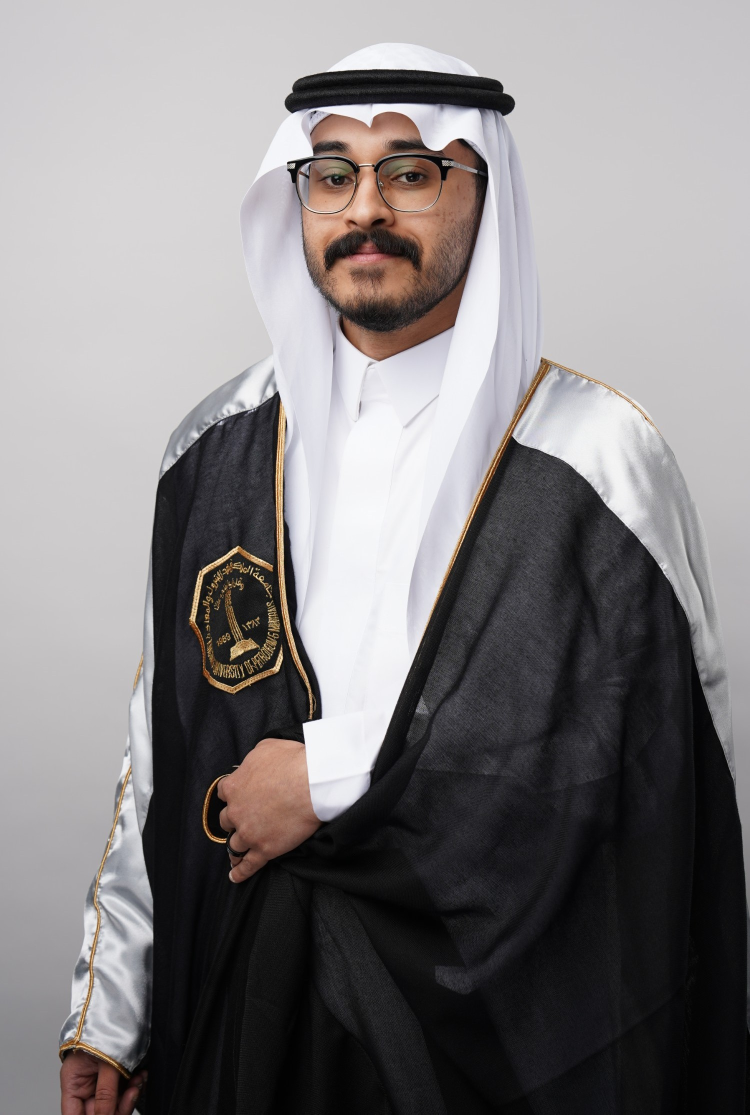
#> input picture images/BBB00297e.JPG, 1500 x 2229 px (shown at 1/2 size); its folder holds 3 pictures in this run
$ python imageFixer.py
#> lines starting #> are read from the running program, lines starting #| are printed output that depends on the picture; after the words box and inside, x2 and y2 are one past the last pixel; in counts of white or black regions, pixels touching at a corner belong together
#> further down, image is the input picture: shape (2229, 1500, 3); mean B, G, R 128.2, 127.1, 130.5
from tqdm import tqdm
import cv2
import os

import numpy as np

INPUT_DIR = r"images"
OUTPUT_DIR = r"output"

# Load the face cascade classifier
face_cascade = cv2.CascadeClassifier(
    cv2.data.haarcascades + 'haarcascade_frontalface_default.xml')

# Function to align and crop an image


def create_canvas():
    # Create a canvas
    canvas = np.zeros((2250, 1500, 3), dtype=np.uint8)

    # Fill the canvas with gradient white to light gray from center to sides
    Y = np.linspace(-1, 1, 2250)
    X = np.linspace(-1, 1, 1500)
    X, Y = np.meshgrid(X, Y)
    Z = np.sqrt(X**2 + Y**2)
    Z = Z / np.max(Z)
    Z = Z[:, :, np.newaxis]

    canvas = (1 - Z) * (227, 227, 227) + Z * (186, 186, 186)

    return canvas


def select_largest_face(image):
    # Convert to grayscale
    gray = cv2.cvtColor(image, cv2.COLOR_BGR2GRAY)
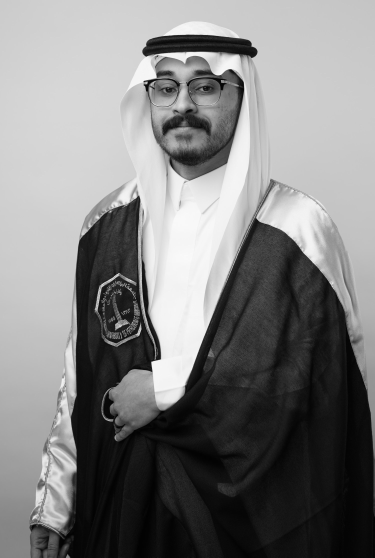
#> gray: shape (2229, 1500) (shown at 1/4 size); min 0, max 255, mean 128.3

    # Detect faces in the image
    faces = face_cascade.detectMultiScale(
        gray, scaleFactor=1.1, minNeighbors=5, minSize=(150, 150))
#> faces = [[498, 162, 485, 485]]

    # If no faces are detected, try again with lower accuracy
    if len(faces) == 0:
        faces = face_cascade.detectMultiScale(
            gray, scaleFactor=1.05, minNeighbors=5, minSize=(100, 100))

    # If no faces are detected, return None
    if len(faces) == 0:
        return None

    # Select the largest face
    max_area = 0
    max_face = None
    for face in faces:
        x, y, w, h = face
        area = w * h
        if area > max_area:
            max_area = area
            max_face = face
#> this loop made 1 pass
#> (x, y, w, h, area, max_area) on pass 1: (498, 162, 485, 485, 235225, 235225)
#> after the loop, max_area = 235225

    return max_face


def align(image):
    # Create a canvas
    canvas = create_canvas()

    # Select the largest face
    max_face = select_largest_face(image)
#> max_face = [498, 162, 485, 485]

    if max_face is None:
        return None

    x, y, w, h = max_face
#> x = 498; y = 162; w = 485; h = 485

    center_x = x + w//2
#> center_x = 740
    center_y = y + h//2 + 666
#> center_y = 1070

    # Calculate the center of the canvas
    canvas_center_x = canvas.shape[1] // 2
    canvas_center_y = canvas.shape[0] // 2

    # Calculate the shift needed to center the face on the canvas
    shift_x = canvas_center_x - center_x
#> shift_x = 10
    shift_y = canvas_center_y - center_y
#> shift_y = 55

    # Shift the image and create an alpha mask
    M = np.float32([[1, 0, shift_x], [0, 1, shift_y]])
#> M = [[1, 0, 10], [0, 1, 55]]
    shifted = cv2.warpAffine(image, M, (canvas.shape[1], canvas.shape[0]))
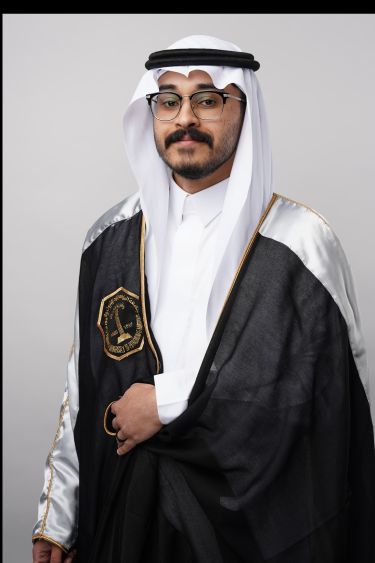
#> shifted: shape (2250, 1500, 3) (shown at 1/4 size); mean B, G, R 125.6, 124.5, 127.9

    # Define the mask of missing pixels
    mask = np.zeros((canvas.shape[0], canvas.shape[1]), dtype=np.uint8)
    mask = cv2.rectangle(
        mask, (0, 0), (canvas.shape[1], canvas.shape[0]), (255, 255, 255), -1)
    mask = cv2.warpAffine(mask, M, (canvas.shape[1], canvas.shape[0]))
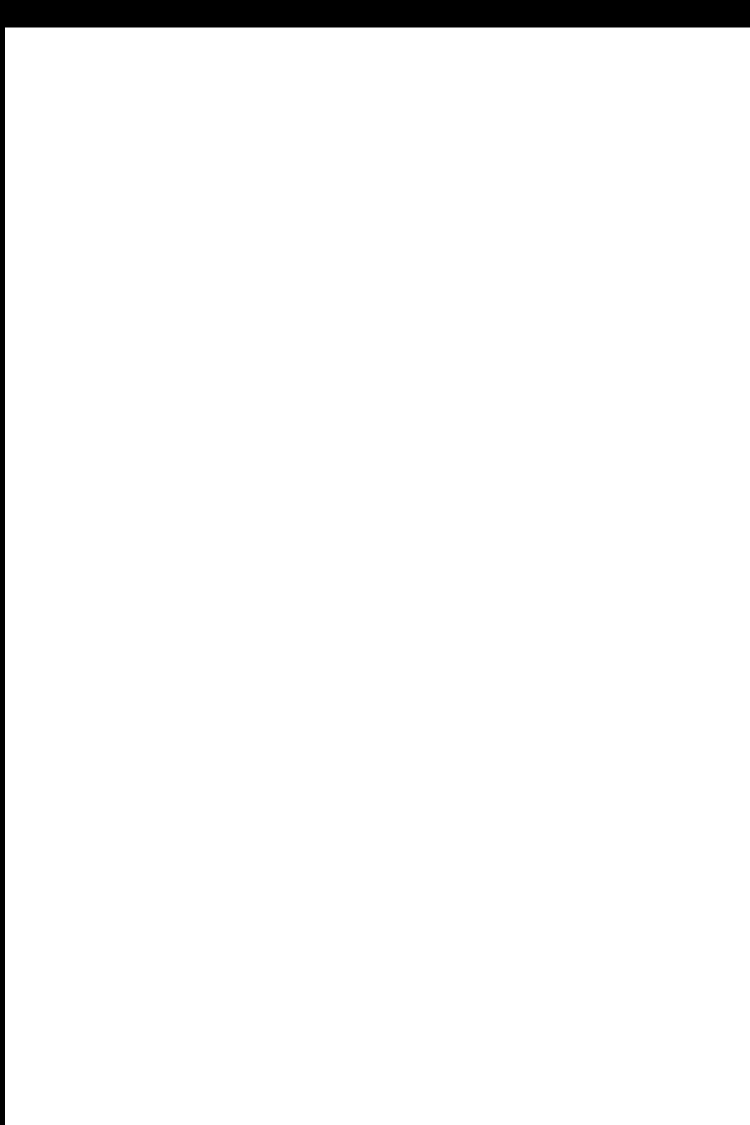
#> mask: shape (2250, 1500) (shown at 1/2 size); 96.9% white; 1 black region, box (x1, y1, x2, y2) and area: (0, 0, 1500, 2250) 104450
    mask = cv2.bitwise_not(mask)
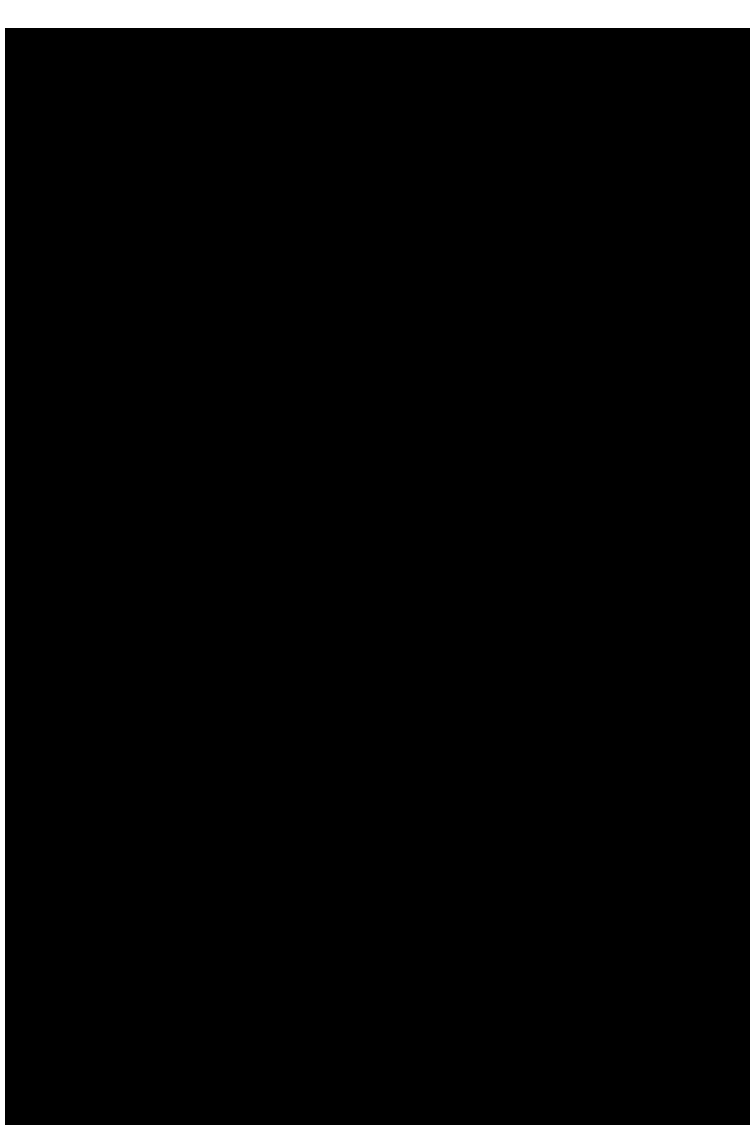
#> mask: shape (2250, 1500) (shown at 1/2 size); 3.1% white; 1 white region, box (x1, y1, x2, y2) and area: (0, 0, 1500, 2250) 104450

    # Apply the inpainting algorithm to fill the missing pixels
    filled = cv2.inpaint(shifted, mask, 3, cv2.INPAINT_TELEA)
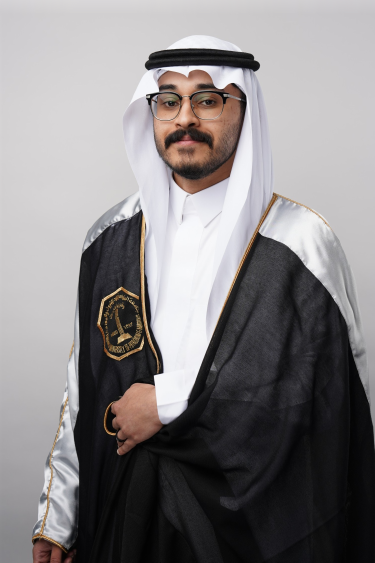
#> filled: shape (2250, 1500, 3) (shown at 1/4 size); mean B, G, R 131.9, 130.8, 134.2

    return filled


def zoom(image):
    # zoom to 1.25x
    zoomed = cv2.resize(image, (0, 0), fx=1.25, fy=1.25)

    return zoomed


# Loop over all images and align/crop them
total_count = len(os.listdir(INPUT_DIR))
print(f"Total number of images: {total_count}")
for filename in tqdm(os.listdir(INPUT_DIR)):
    image = cv2.imread(os.path.join(INPUT_DIR, filename))
    try:
        aligned = zoom(align(image))
    except:
        aligned = image
    if aligned is not None:
        cv2.imwrite(os.path.join(OUTPUT_DIR, filename), aligned)
#> pass 2 of the loop `for filename in tqdm(os.listdir(INPUT_DIR)):`:
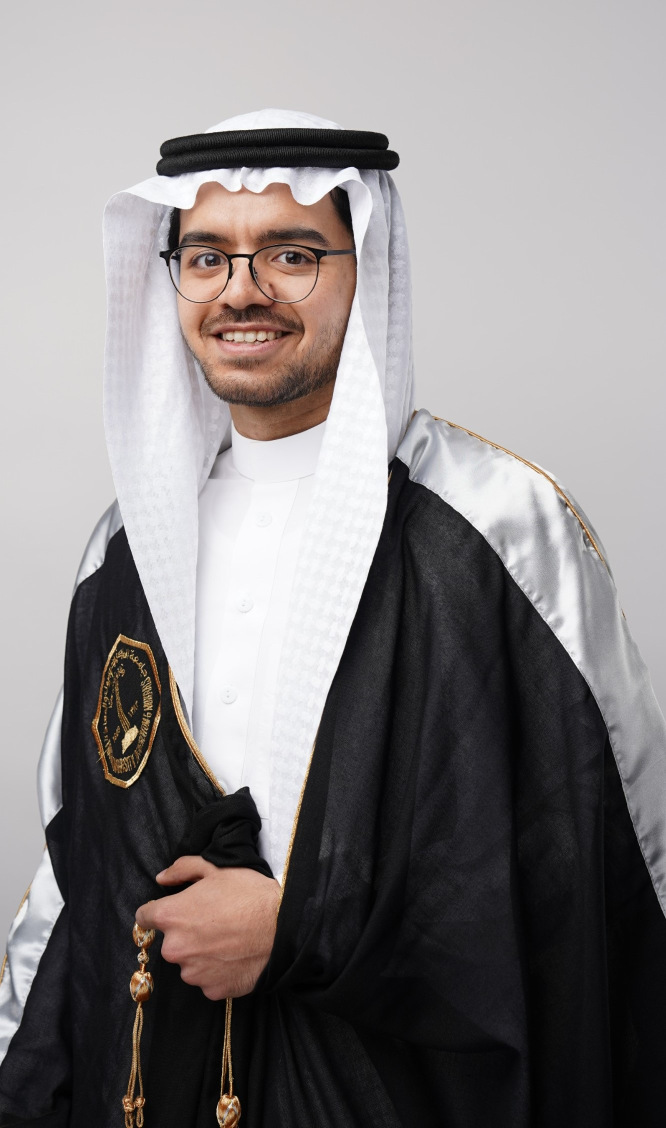
#> input picture images/BBB00310e.JPG, 1332 x 2255 px (shown at 1/2 size)
#> image is the input picture: shape (2255, 1332, 3); mean B, G, R 130.9, 130.4, 134.6
#> gray: shape (2255, 1332)
#> the loop in select_largest_face (call 2), `for face in faces:` made 1 pass
#> (x, y, w, h, area, max_area) on pass 1: (271, 335, 442, 442, 195364, 195364)
#> in align (call 2), `max_face = select_largest_face(image)`: max_face = [271, 335, 442, 442]
#> in align (call 2), `x, y, w, h = max_face`: x = 271; y = 335; w = 442
#> center_x = 492
#> center_y = 1222
#> shift_x = 258
#> shift_y = -97
#> M = [[1, 0, 258], [0, 1, -97]]
#> in align (call 2), `mask = cv2.warpAffine(mask, M, (canvas.shape[1], canvas.shape[0]))`:
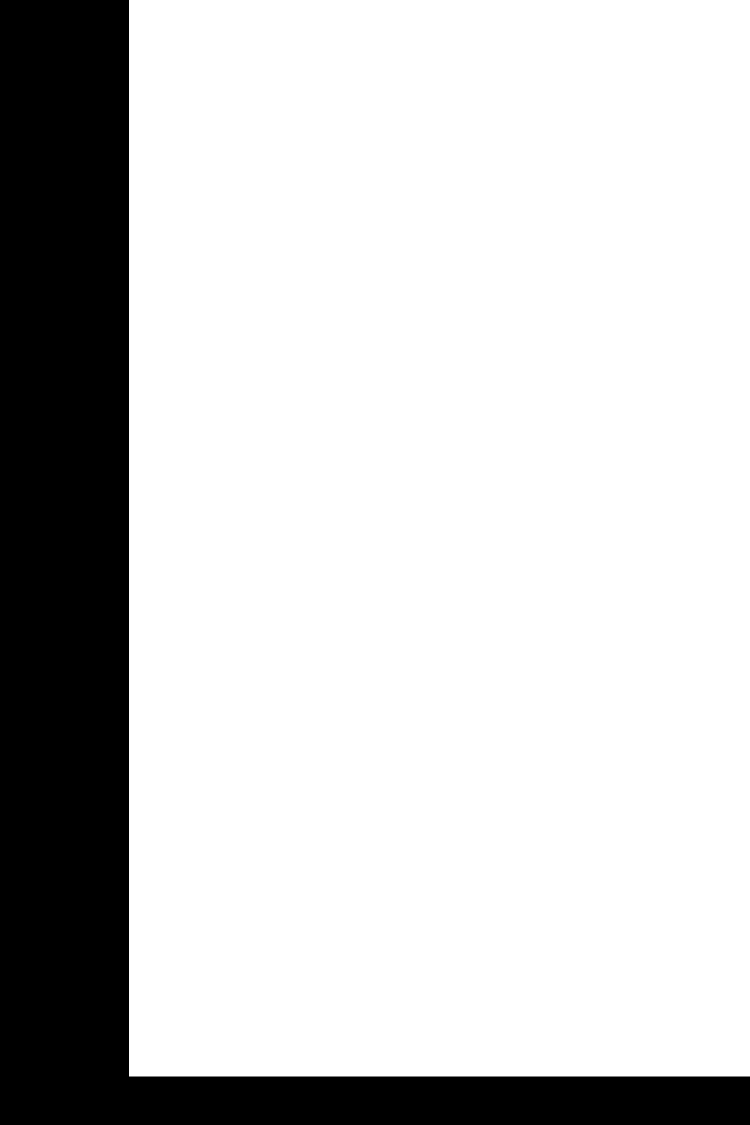
#> mask: shape (2250, 1500) (shown at 1/2 size); 79.2% white; 1 black region, box (x1, y1, x2, y2) and area: (0, 0, 1500, 2250) 700974
#> in align (call 2), `filled = cv2.inpaint(shifted, mask, 3, cv2.INPAINT_TELEA)`:
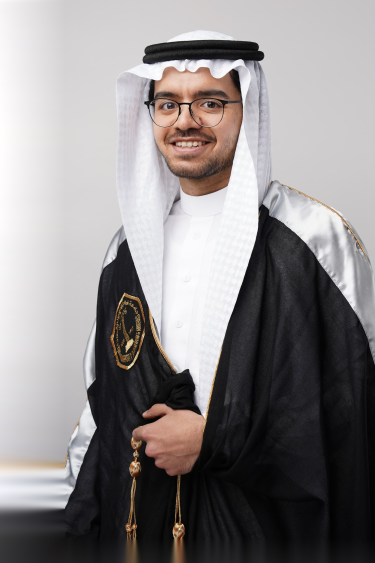
#> filled: shape (2250, 1500, 3) (shown at 1/4 size); mean B, G, R 137, 136.4, 140.4
#> pass 3 of the loop `for filename in tqdm(os.listdir(INPUT_DIR)):`:
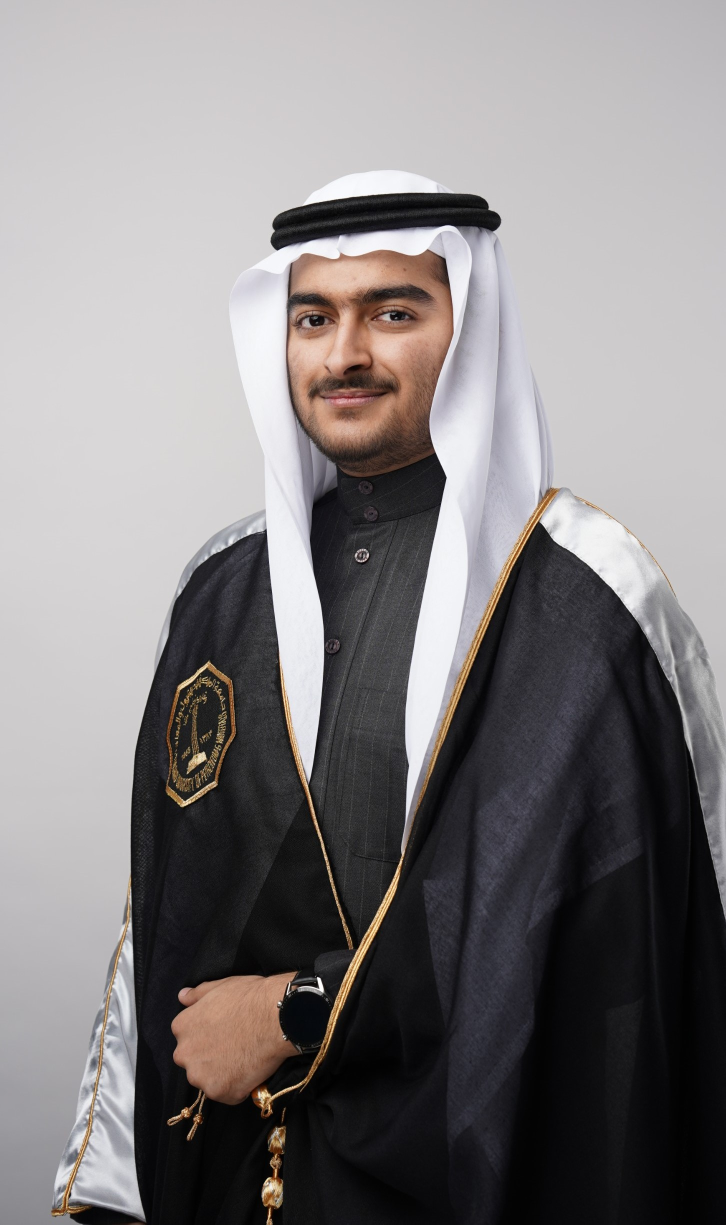
#> input picture images/BBB00315e.JPG, 1452 x 2449 px (shown at 1/2 size)
#> image is the input picture: shape (2449, 1452, 3); mean B, G, R 128, 127.1, 130.6
#> gray: shape (2449, 1452)
#> in align (call 3), `max_face = select_largest_face(image)`: max_face = [485, 464, 434, 434]
#> in align (call 3), `x, y, w, h = max_face`: x = 485; y = 464; w = 434
#> center_x = 702
#> center_y = 1347
#> shift_x = 48
#> shift_y = -222
#> M = [[1, 0, 48], [0, 1, -222]]
#> in align (call 3), `mask = cv2.warpAffine(mask, M, (canvas.shape[1], canvas.shape[0]))`:
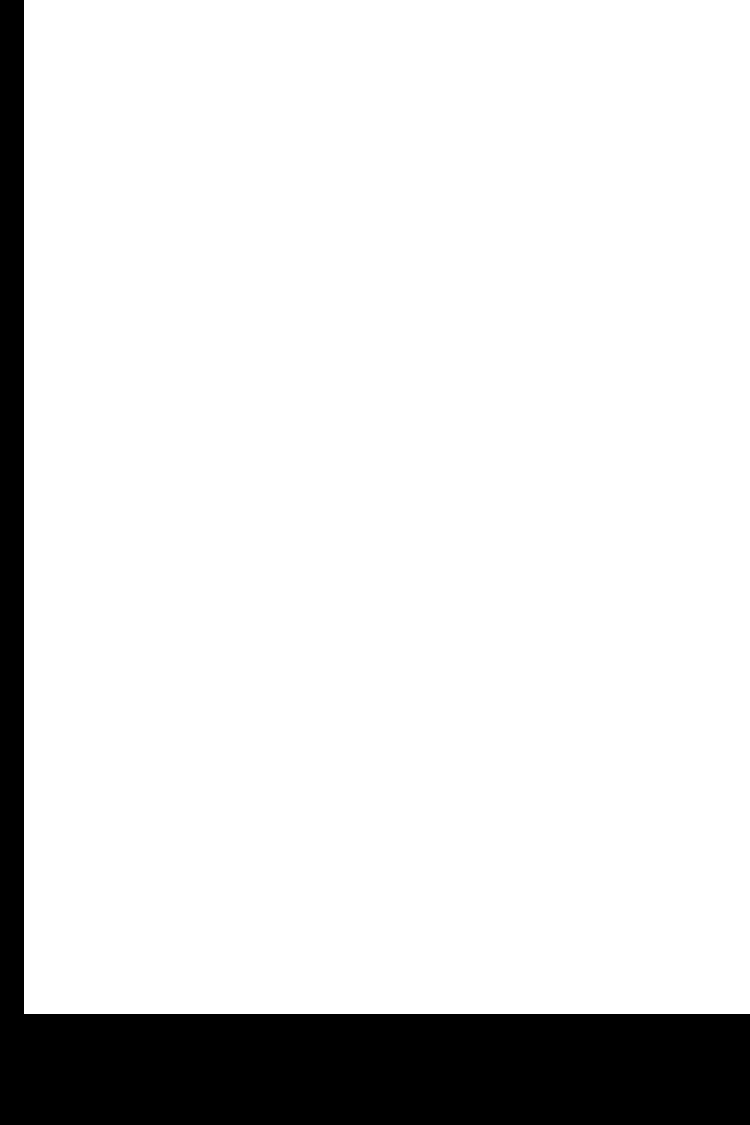
#> mask: shape (2250, 1500) (shown at 1/2 size); 87.2% white; 1 black region, box (x1, y1, x2, y2) and area: (0, 0, 1500, 2250) 430344
#> in align (call 3), `filled = cv2.inpaint(shifted, mask, 3, cv2.INPAINT_TELEA)`:
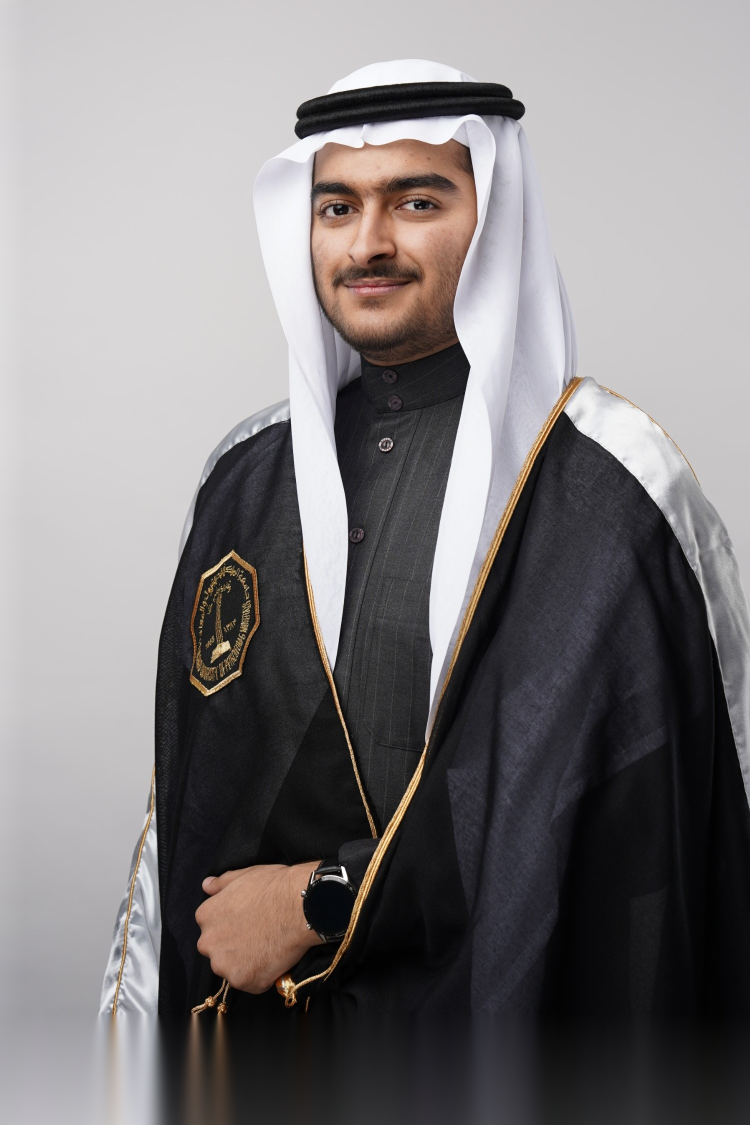
#> filled: shape (2250, 1500, 3) (shown at 1/2 size); mean B, G, R 124.7, 123.7, 127.3
#> (the run stopped early here; a loop or call above may not have finished)
